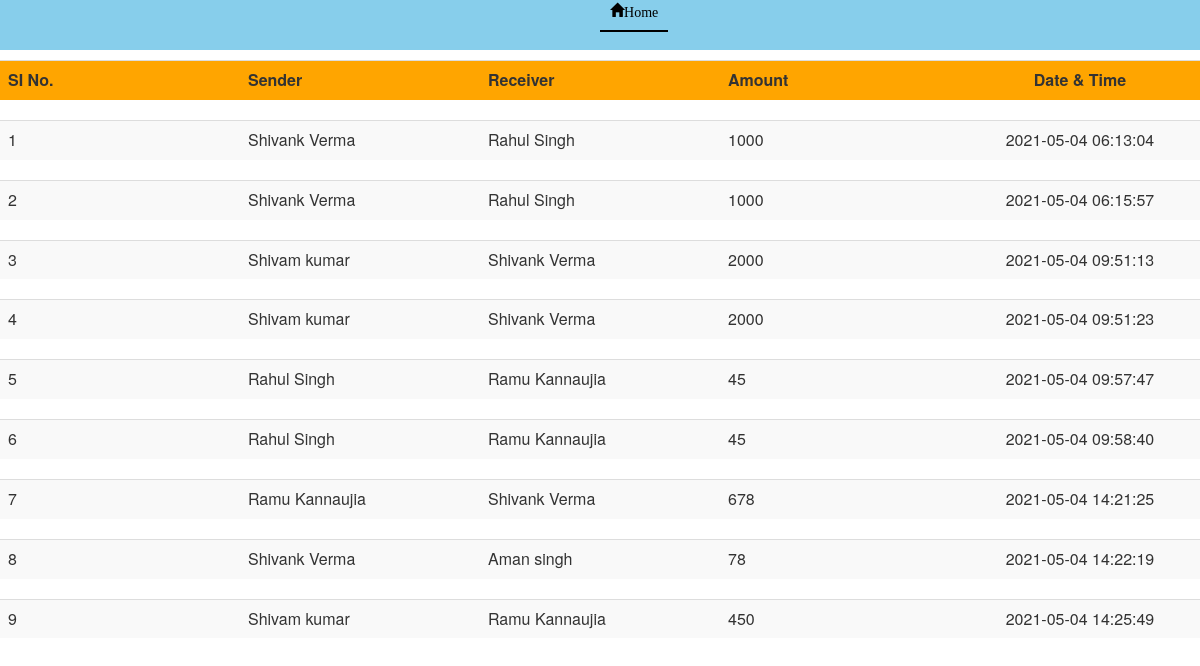
The page /transfer_detail.php on the database its author committed.
### tables this page shows
CREATE TABLE IF NOT EXISTS `transactions` (
  `id` int(11) NOT NULL AUTO_INCREMENT,
  `sender` varchar(30) NOT NULL,
  `receiver` varchar(30) NOT NULL,
  `amount` int(100) NOT NULL,
  `date_time` timestamp NOT NULL DEFAULT current_timestamp(),
  PRIMARY KEY (`id`)
);

### transfer_detail.php (the view, shortened to what this page needs)
<?php
$con= mysqli_connect('localhost', 'root', '', 'banking_system');
$select='SELECT * FROM transactions';
$result=mysqli_query($con,$select);
?>
<html>
    <head>
        <link rel="stylesheet" href="https://maxcdn.bootstrapcdn.com/bootstrap/3.4.1/css/bootstrap.min.css">
    </head>
    <body>
         <nav class="navbar  navbar-fixed-top" style="background-color: skyblue;">
        <div >
            <a href="index.php" style="color:black;border-bottom:2px black solid; margin-left: 50%;padding:10px;"><span class="glyphicon glyphicon-home">Home</span></a>
        </div>
    </nav><br><br><br>
        <?php
        echo "<table class='table' style='text-align:center;background-color:orange;'><tr><th class='col-md-2'>SI No.</th>"
        . "<th class='col-md-2'>Sender</th><th class='col-md-2'>Receiver</th>"
                . "<th class='col-md-2'>Amount</th><th class='col-md-2' style='text-align:center;'>Date & Time</th></tr></table>";
        while($row=mysqli_fetch_array($result)){
            echo "<table class='table table-striped'><tbody ><tr>"
            . "<td class='col-md-2'>".$row['id']."</td>"
                    . "<td class='col-md-2' style='text-align:left;'>".$row['sender']."</td>"
                    . "<td style='text-align:left;' class='col-md-2'>".$row['receiver']."</td>"
                    . "<td style='text-align:left;' class='col-md-2'>".$row['amount']."</td>"
                    . "<td style='text-align:center;' class='col-md-2'>".$row['date_time']."</td>"
                    . "</tr></tbody></table>";
        }
        ?>
    </body>
</html>

### rows shown on the page
transactions: id "1", sender "Shivank Verma", receiver "Rahul Singh", amount "1000", date_time "2021-05-04 06:13:04"
transactions: id "2", sender "Shivank Verma", receiver "Rahul Singh", amount "1000", date_time "2021-05-04 06:15:57"
transactions: id "3", sender "Shivam kumar", receiver "Shivank Verma", amount "2000", date_time "2021-05-04 09:51:13"
transactions: id "4", sender "Shivam kumar", receiver "Shivank Verma", amount "2000", date_time "2021-05-04 09:51:23"
transactions: id "5", sender "Rahul Singh", receiver "Ramu Kannaujia", amount "45", date_time "2021-05-04 09:57:47"
transactions: id "6", sender "Rahul Singh", receiver "Ramu Kannaujia", amount "45", date_time "2021-05-04 09:58:40"
transactions: id "7", sender "Ramu Kannaujia", receiver "Shivank Verma", amount "678", date_time "2021-05-04 14:21:25"
transactions: id "8", sender "Shivank Verma", receiver "Aman singh", amount "78", date_time "2021-05-04 14:22:19"
transactions: id "9", sender "Shivam kumar", receiver "Ramu Kannaujia", amount "450", date_time "2021-05-04 14:25:49"
